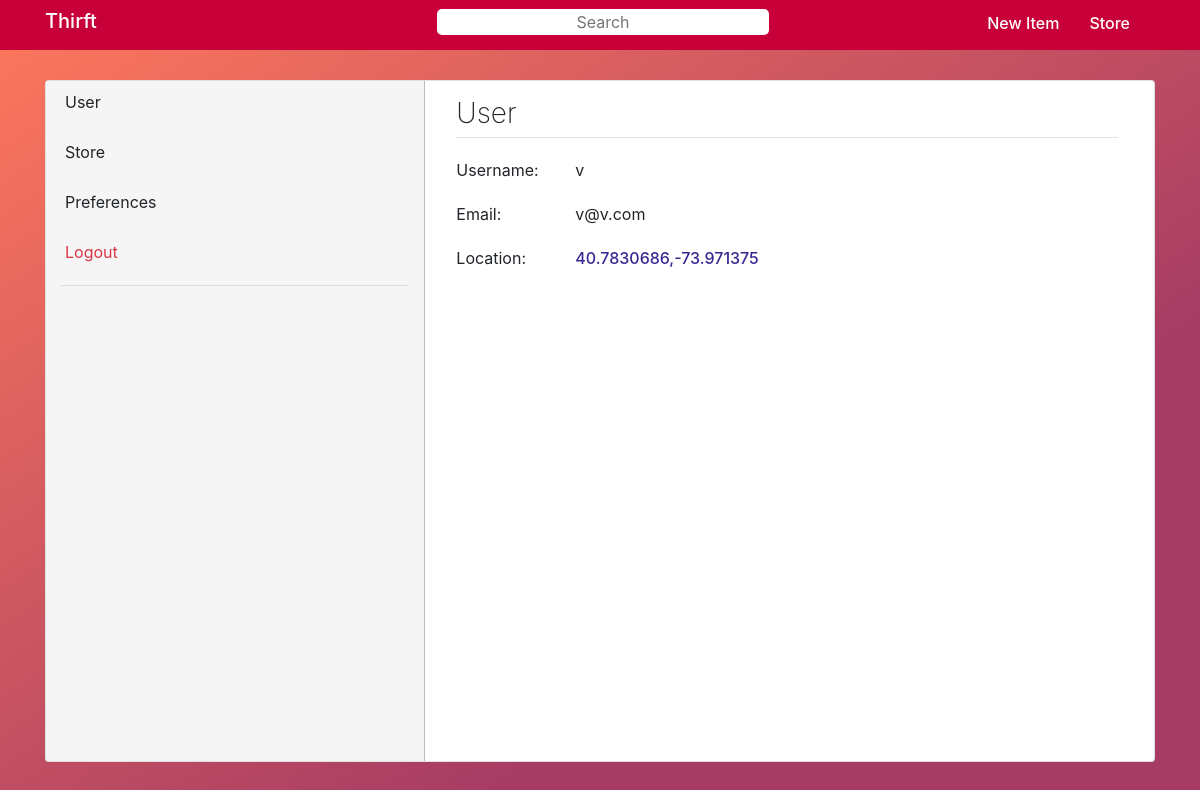
Before: /settings (signed in) with the older database file.
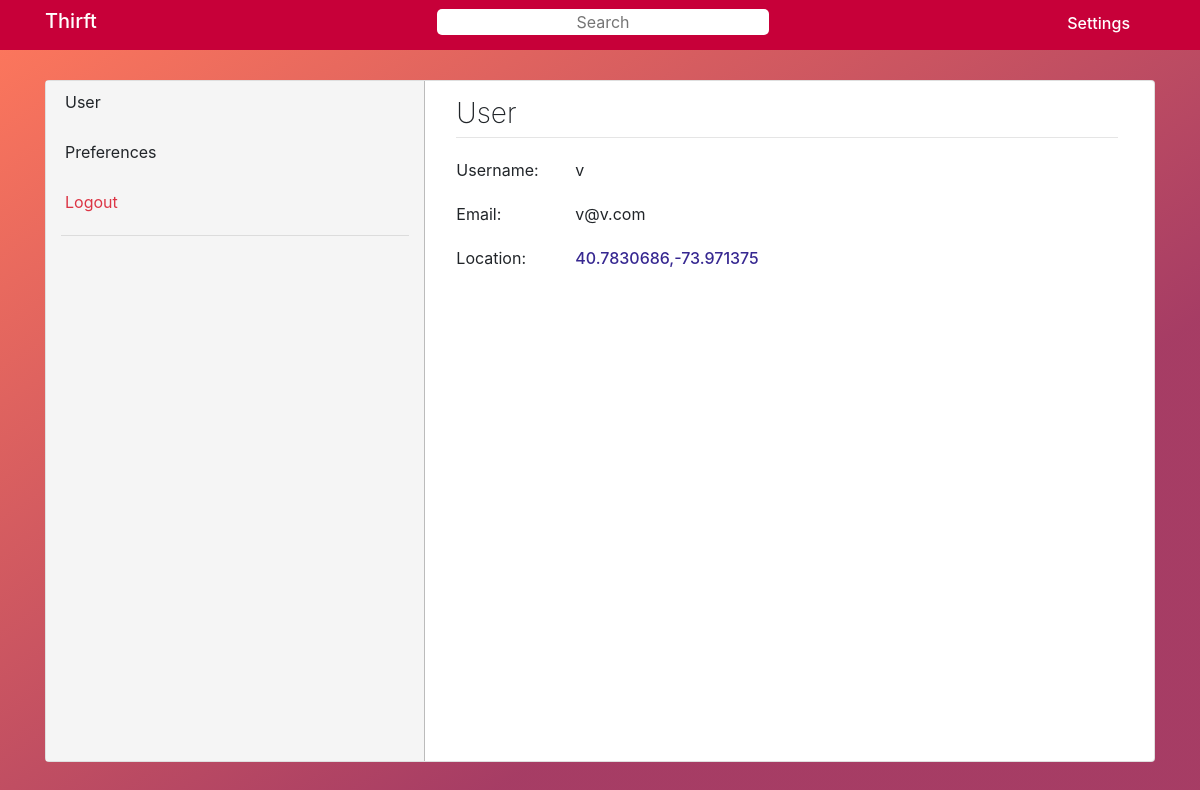
After: the same page with the newer database file.
### mainapp/models.py (models this page shows, shortened)
class User(db.Model, UserMixin):
    id = db.Column(db.Integer, primary_key=True)
    name = db.Column(db.String(100), nullable=True)
    username = db.Column(db.String(20), unique=True, nullable=False)
    email = db.Column(db.String(120), unique=True, nullable=False)
    password = db.Column(db.String(128), nullable=False)
    image_file = db.Column(db.String(24), nullable=False, default='dflt.jpg')
    business = db.Column(db.Boolean(), nullable=False)
    store = db.relationship('Store', backref='Owner', lazy=True)
    following = db.relationship('Follow', backref='Follower', lazy=True)
    location = db.Column(db.String(120), nullable=False)
    max_dist = db.Column(db.Integer, nullable=False, default=10)
    interests = db.Column(db.String(150), nullable=True, default='')

### mainapp/routes.py (the view)
@login_required
@app.route('/settings', methods=['GET', 'POST'])
def settings():
    return render_template('settings.html', page='settings')

### mainapp/models.py (called while the page is built)
@login_manager.user_loader
def load_user(user_id):
    return User.query.get(int(user_id))

### mainapp/templates/settings.html (shortened to what this page needs)
{% extends 'layout.html' %}
{% block content %}
<div class="card" style="margin-top:20px;">
<div class="row">
  <div class="col col-lg-4 col-2  " style="border-right:1px solid rgb(187, 187, 187); background-color: rgb(245, 245, 245); margin-left:15px; ">
    <a name="#" class="s-link-a" type='user' >
      <div class="row setting s-link" style="margin-top:-1px; height:50px; border-radius:5px 0 0 0;">
        <p >User</p>
      </div>
    </a>
    {% if current_user.business %}
    <a name="#" class='s-link-a'style="margin-bottom:0px;" type='store'>
      <div class="row setting s-link" style="margin-top:0px;">
        <p class="">Store</p>
      </div>
    </a>
    {% endif %}
    <a name="#" class='s-link-a' type='pref'>
    <div class="row setting s-link" style="margin-top:0px;">
      <p>Preferences</p>
    </div>
    </a>
    <a name="#" class='s-link-a'style="margin-bottom:0px;" type='logout'>
    <div class="row setting s-link" style="margin-top:0px;">
      <p class="text-danger">Logout</p>
    </div>
    </a>
    <hr style="margin-top:5px;">
  </div>
  <div class="col col-lg-7 col-8" style="height:85vh; ">
    <div class="m-3 setting-data" id="user">
      <h3 style="font-weight:200;">User </h3>
      <hr style="margin-top:-2px; width:110%;">
      <p style="width:100%; margin-bottom:0px; margin-top:20px;">Username:  <span style="position:absolute; left:150px;">{{current_user.username}}</span></p>
      <p style="width:100%; margin-bottom:0px; margin-top:20px;">Email: <span style="position:absolute; left:150px;">{{current_user.email}}</span></p>
      <p style="width:100%; margin-bottom:0px; margin-top:20px;">Location: <span style="color:rgb(55, 40, 145); font-weight:500; position:absolute; left:150px;" id='loc'>{{current_user.location}}</span></p>
    </div>
  </div>
</div>
</div>
{% endblock content %}

### mainapp/templates/layout.html (shortened to what this page needs)
<!DOCTYPE html>
<html lang="en" dir="ltr">
<head>
  <link href="https://stackpath.bootstrapcdn.com/bootstrap/4.5.0/css/bootstrap.min.css" rel="stylesheet">
  <link rel="stylesheet" href="{{url_for('static', filename='stylesheets/login.css')}}">
</head>
<body>
  <nav class="navbar fixed-top" style="background:rgb(199,0,57); height:50px; ">
    <div class="container">
      <div class="row justify-content-md-center" style='width:100%'>
        <div class="col">
          <a href="{{url_for('home')}}" style="text-decoration:none;">
          <h5 style="color:white;">Thirft</h5>
        </a>
        </div>
        <div class="col  mr-4">
          <form class='' action='{{url_for("search")}}' method="post">
          <input type="text" autocomplete="off"  style="background:white; border:none; border-radius:5px; width:100%; margin:auto; margin-left:30px; text-align:center;" name="search" value="" placeholder="Search">
        </form>
        </div>
        <div class="col ">
          <div class="row  justify-content-md-end">
              {% if page!='store' %}
              {%if current_user.business%}
              <a href="{{url_for('new_item')}}" style="position:relative; right:40px; color:white; margin-top:5px;"><h6>New Item</h6></a>
              <a href="{{url_for('store')}}" style="position:relative; right:10px; color:white; margin-top:5px;"><h6>Store</h6></a>
              {% else %}
              <a href="{{url_for('settings')}}" style="position:relative; right:10px; color:white; margin-top:5px;"><h6>Settings</h6></a>
              {% endif %}
              {% endif %}
          </div>
        </div>
      </div>
    </div>
  </nav>
    {% if page=='feed'%}
    <div class="container-fluid">
    {% elif page=='search' %}
    <div class="container-fluid">
    {% else %}
    <div class="container">
    {% endif %}
    <div class="buffer" style="height:60px;"></div>
    {% block content %}
    {% endblock %}
  </div>
</body>
</html>

### mainapp/static/stylesheets/login.css (style rules this page uses)
html { height: 100%; }
body { overflow-x: hidden; background: linear-gradient(to bottom left, rgb(177, 90, 19), rgb(242, 42, 42)); background: linear-gradient(to bottom right, rgba(255, 87, 51, 0.8)0%, rgba(144,12,62, 0.8) 70%); height: 100%; margin: 0; background-repeat: no-repeat; background-attachment: fixed; }

### mainapp/templates/settings.html (style rules this page uses)
.setting { margin-top: 5px; }
.setting p { margin-left:20px; margin-top: 5px; }
.s-link-a { color: inherit; }
.s-link { margin-top: 0px; height:50px; margin-left:-16px; }
.s-link p { margin-top:10px; }
input { border:1px solid rgb(198, 198, 198); border-radius:5px; }

Changed rows visible on the page:
changed User "v@v.com": business True → False (drawn)
Other visible differences:
text no longer shown: "New Item Store Store"
text now shown: "Settings"
